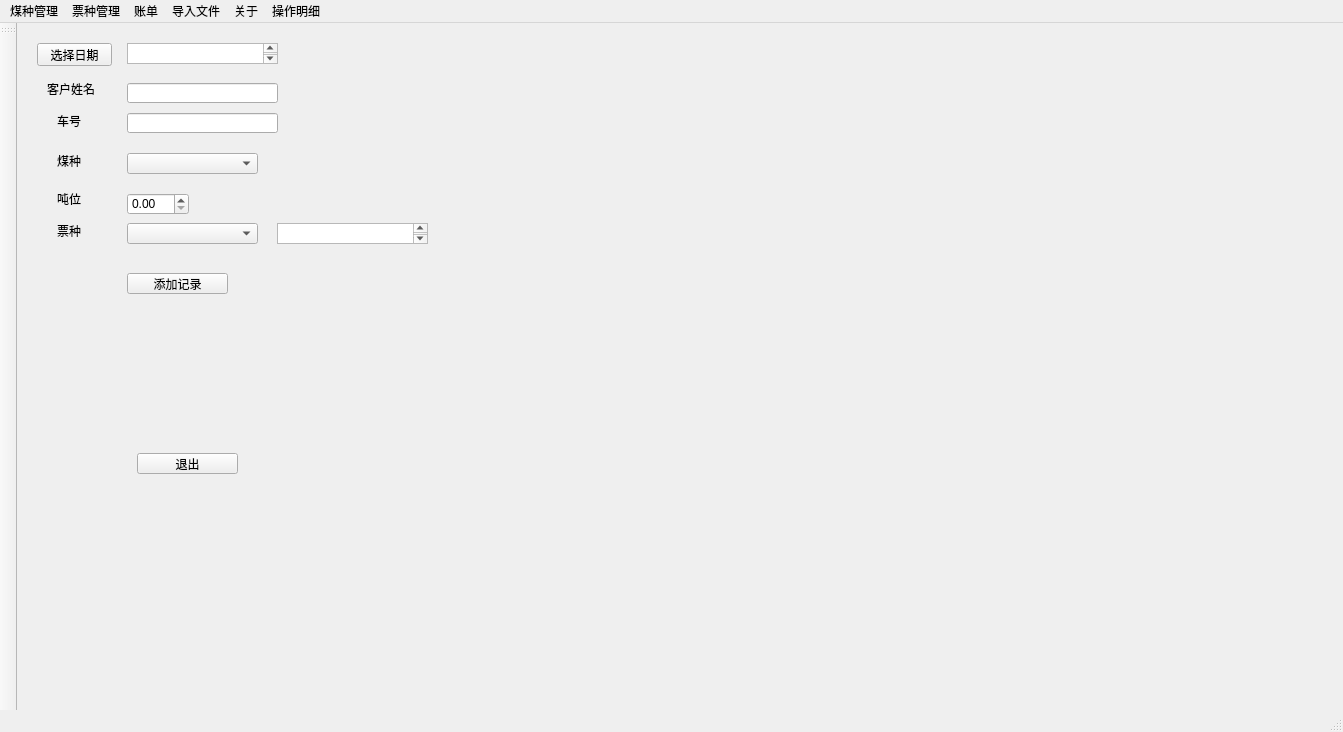
<?xml version="1.0" encoding="UTF-8"?>
<ui version="4.0">
 <class>MainWindow</class>
 <widget class="QMainWindow" name="MainWindow">
  <property name="geometry">
   <rect>
    <x>0</x>
    <y>0</y>
    <width>1343</width>
    <height>732</height>
   </rect>
  </property>
  <property name="windowTitle">
   <string>MainWindow</string>
  </property>
  <widget class="QWidget" name="centralwidget">
   <widget class="QPushButton" name="exit">
    <property name="geometry">
     <rect>
      <x>120</x>
      <y>430</y>
      <width>101</width>
      <height>21</height>
     </rect>
    </property>
    <property name="text">
     <string>退出</string>
    </property>
   </widget>
   <widget class="QComboBox" name="coal_sorts">
    <property name="geometry">
     <rect>
      <x>110</x>
      <y>130</y>
      <width>131</width>
      <height>21</height>
     </rect>
    </property>
    <property name="sizeAdjustPolicy">
     <enum>QComboBox::AdjustToMinimumContentsLength</enum>
    </property>
   </widget>
   <widget class="QLabel" name="label_coal">
    <property name="geometry">
     <rect>
      <x>40</x>
      <y>130</y>
      <width>59</width>
      <height>16</height>
     </rect>
    </property>
    <property name="text">
     <string>煤种</string>
    </property>
   </widget>
   <widget class="QPushButton" name="add_record_btn">
    <property name="geometry">
     <rect>
      <x>110</x>
      <y>250</y>
      <width>101</width>
      <height>21</height>
     </rect>
    </property>
    <property name="text">
     <string>添加记录</string>
    </property>
   </widget>
   <widget class="QLabel" name="weight_label">
    <property name="geometry">
     <rect>
      <x>40</x>
      <y>170</y>
      <width>54</width>
      <height>12</height>
     </rect>
    </property>
    <property name="text">
     <string>吨位</string>
    </property>
   </widget>
   <widget class="QComboBox" name="ticket_sorts">
    <property name="geometry">
     <rect>
      <x>110</x>
      <y>200</y>
      <width>131</width>
      <height>21</height>
     </rect>
    </property>
    <property name="sizeAdjustPolicy">
     <enum>QComboBox::AdjustToMinimumContentsLength</enum>
    </property>
   </widget>
   <widget class="QLabel" name="label_ticket">
    <property name="geometry">
     <rect>
      <x>40</x>
      <y>200</y>
      <width>59</width>
      <height>16</height>
     </rect>
    </property>
    <property name="text">
     <string>票种</string>
    </property>
   </widget>
   <widget class="QLabel" name="user_name_label">
    <property name="geometry">
     <rect>
      <x>30</x>
      <y>60</y>
      <width>54</width>
      <height>12</height>
     </rect>
    </property>
    <property name="text">
     <string>客户姓名</string>
    </property>
   </widget>
   <widget class="QLabel" name="car_id_label">
    <property name="geometry">
     <rect>
      <x>40</x>
      <y>90</y>
      <width>54</width>
      <height>16</height>
     </rect>
    </property>
    <property name="text">
     <string>车号</string>
    </property>
   </widget>
   <widget class="QPushButton" name="select_date_btn">
    <property name="geometry">
     <rect>
      <x>20</x>
      <y>20</y>
      <width>75</width>
      <height>23</height>
     </rect>
    </property>
    <property name="text">
     <string>选择日期</string>
    </property>
   </widget>
   <widget class="QPlainTextEdit" name="date_value_display">
    <property name="geometry">
     <rect>
      <x>110</x>
      <y>20</y>
      <width>151</width>
      <height>21</height>
     </rect>
    </property>
   </widget>
   <widget class="QLineEdit" name="usernmae_content">
    <property name="geometry">
     <rect>
      <x>110</x>
      <y>60</y>
      <width>151</width>
      <height>20</height>
     </rect>
    </property>
   </widget>
   <widget class="QLineEdit" name="car_id_content">
    <property name="geometry">
     <rect>
      <x>110</x>
      <y>90</y>
      <width>151</width>
      <height>20</height>
     </rect>
    </property>
   </widget>
   <widget class="QDoubleSpinBox" name="weight_value">
    <property name="geometry">
     <rect>
      <x>110</x>
      <y>170</y>
      <width>62</width>
      <height>22</height>
     </rect>
    </property>
   </widget>
   <widget class="QPlainTextEdit" name="ticket_price_display">
    <property name="geometry">
     <rect>
      <x>260</x>
      <y>200</y>
      <width>151</width>
      <height>21</height>
     </rect>
    </property>
   </widget>
  </widget>
  <widget class="QMenuBar" name="menubar">
   <property name="geometry">
    <rect>
     <x>0</x>
     <y>0</y>
     <width>1343</width>
     <height>23</height>
    </rect>
   </property>
   <widget class="QMenu" name="menu_acount">
    <property name="title">
     <string>账单</string>
    </property>
    <addaction name="compute_account"/>
    <addaction name="history_acount"/>
   </widget>
   <widget class="QMenu" name="coal">
    <property name="title">
     <string>煤种管理</string>
    </property>
    <widget class="QMenu" name="menu_5">
     <property name="title">
      <string>煤价管理</string>
     </property>
     <addaction name="coal_purchase_price_manag"/>
     <addaction name="coal_sell_price_management"/>
    </widget>
    <addaction name="menu_5"/>
    <addaction name="add_new_coal"/>
   </widget>
   <widget class="QMenu" name="ticket">
    <property name="title">
     <string>票种管理</string>
    </property>
    <widget class="QMenu" name="menu_2">
     <property name="title">
      <string>票价管理</string>
     </property>
     <addaction name="ticket_purchase_price_management"/>
     <addaction name="sell_price_management"/>
    </widget>
    <addaction name="menu_2"/>
    <addaction name="add_new_ticket"/>
    <addaction name="query_ticket_info"/>
   </widget>
   <widget class="QMenu" name="menu">
    <property name="title">
     <string>关于</string>
    </property>
   </widget>
   <widget class="QMenu" name="menu_3">
    <property name="title">
     <string>操作明细</string>
    </property>
   </widget>
   <widget class="QMenu" name="menu_4">
    <property name="title">
     <string>导入文件</string>
    </property>
   </widget>
   <addaction name="coal"/>
   <addaction name="ticket"/>
   <addaction name="menu_acount"/>
   <addaction name="menu_4"/>
   <addaction name="menu"/>
   <addaction name="menu_3"/>
  </widget>
  <widget class="QStatusBar" name="statusbar"/>
  <widget class="QToolBar" name="toolBar">
   <property name="windowTitle">
    <string>toolBar</string>
   </property>
   <attribute name="toolBarArea">
    <enum>LeftToolBarArea</enum>
   </attribute>
   <attribute name="toolBarBreak">
    <bool>false</bool>
   </attribute>
  </widget>
  <action name="add_new_ticket">
   <property name="checkable">
    <bool>true</bool>
   </property>
   <property name="text">
    <string>添加票种</string>
   </property>
   <property name="shortcut">
    <string>Ctrl+M</string>
   </property>
  </action>
  <action name="query_ticket_info">
   <property name="text">
    <string>查询票种</string>
   </property>
   <property name="shortcut">
    <string>Ctrl+Q</string>
   </property>
  </action>
  <action name="add_new_coal">
   <property name="text">
    <string>添加煤种</string>
   </property>
  </action>
  <action name="compute_account">
   <property name="text">
    <string>出账</string>
   </property>
  </action>
  <action name="history_acount">
   <property name="text">
    <string>历史账单</string>
   </property>
   <property name="toolTip">
    <string>支持按照煤种类查找</string>
   </property>
  </action>
  <action name="compute_by_ticket">
   <property name="text">
    <string>按票种计算</string>
   </property>
   <property name="toolTip">
    <string>支持按照票种类进行计算</string>
   </property>
  </action>
  <action name="ticket_purchase_price_management">
   <property name="text">
    <string>进价管理</string>
   </property>
  </action>
  <action name="sell_price_management">
   <property name="text">
    <string>售价管理</string>
   </property>
  </action>
  <action name="coal_purchase_price_manag">
   <property name="text">
    <string>进价管理</string>
   </property>
  </action>
  <action name="coal_sell_price_management">
   <property name="text">
    <string>售价管理</string>
   </property>
  </action>
 </widget>
 <resources/>
 <connections>
  <connection>
   <sender>coal_sorts</sender>
   <signal>currentIndexChanged(int)</signal>
   <receiver>MainWindow</receiver>
   <slot>onCoalSortSelected()</slot>
   <hints>
    <hint type="sourcelabel">
     <x>134</x>
     <y>173</y>
    </hint>
    <hint type="destinationlabel">
     <x>316</x>
     <y>344</y>
    </hint>
   </hints>
  </connection>
  <connection>
   <sender>exit</sender>
   <signal>clicked()</signal>
   <receiver>MainWindow</receiver>
   <slot>exit()</slot>
   <hints>
    <hint type="sourcelabel">
     <x>232</x>
     <y>473</y>
    </hint>
    <hint type="destinationlabel">
     <x>655</x>
     <y>370</y>
    </hint>
   </hints>
  </connection>
  <connection>
   <sender>add_record_btn</sender>
   <signal>clicked()</signal>
   <receiver>MainWindow</receiver>
   <slot>on_record_add()</slot>
   <hints>
    <hint type="sourcelabel">
     <x>222</x>
     <y>293</y>
    </hint>
    <hint type="destinationlabel">
     <x>651</x>
     <y>293</y>
    </hint>
   </hints>
  </connection>
  <connection>
   <sender>add_new_ticket</sender>
   <signal>triggered()</signal>
   <receiver>MainWindow</receiver>
   <slot>on_add_new_ticket()</slot>
   <hints>
    <hint type="sourcelabel">
     <x>-1</x>
     <y>-1</y>
    </hint>
    <hint type="destinationlabel">
     <x>155</x>
     <y>539</y>
    </hint>
   </hints>
  </connection>
  <connection>
   <sender>select_date_btn</sender>
   <signal>clicked()</signal>
   <receiver>MainWindow</receiver>
   <slot>on_date_selected()</slot>
   <hints>
    <hint type="sourcelabel">
     <x>80</x>
     <y>65</y>
    </hint>
    <hint type="destinationlabel">
     <x>142</x>
     <y>90</y>
    </hint>
   </hints>
  </connection>
  <connection>
   <sender>usernmae_content</sender>
   <signal>editingFinished()</signal>
   <receiver>MainWindow</receiver>
   <slot>on_name_input()</slot>
   <hints>
    <hint type="sourcelabel">
     <x>180</x>
     <y>102</y>
    </hint>
    <hint type="destinationlabel">
     <x>404</x>
     <y>84</y>
    </hint>
   </hints>
  </connection>
  <connection>
   <sender>car_id_content</sender>
   <signal>editingFinished()</signal>
   <receiver>MainWindow</receiver>
   <slot>on_input_car_id()</slot>
   <hints>
    <hint type="sourcelabel">
     <x>237</x>
     <y>132</y>
    </hint>
    <hint type="destinationlabel">
     <x>638</x>
     <y>210</y>
    </hint>
   </hints>
  </connection>
  <connection>
   <sender>weight_value</sender>
   <signal>editingFinished()</signal>
   <receiver>MainWindow</receiver>
   <slot>on_weight_value_input()</slot>
   <hints>
    <hint type="sourcelabel">
     <x>155</x>
     <y>214</y>
    </hint>
    <hint type="destinationlabel">
     <x>513</x>
     <y>358</y>
    </hint>
   </hints>
  </connection>
  <connection>
   <sender>ticket_sorts</sender>
   <signal>currentIndexChanged(int)</signal>
   <receiver>MainWindow</receiver>
   <slot>on_ticket_selected()</slot>
   <hints>
    <hint type="sourcelabel">
     <x>146</x>
     <y>243</y>
    </hint>
    <hint type="destinationlabel">
     <x>136</x>
     <y>354</y>
    </hint>
   </hints>
  </connection>
  <connection>
   <sender>add_new_coal</sender>
   <signal>triggered()</signal>
   <receiver>MainWindow</receiver>
   <slot>on_add_new_coal()</slot>
   <hints>
    <hint type="sourcelabel">
     <x>-1</x>
     <y>-1</y>
    </hint>
    <hint type="destinationlabel">
     <x>482</x>
     <y>365</y>
    </hint>
   </hints>
  </connection>
  <connection>
   <sender>compute_account</sender>
   <signal>triggered()</signal>
   <receiver>MainWindow</receiver>
   <slot>on_compute_account()</slot>
   <hints>
    <hint type="sourcelabel">
     <x>-1</x>
     <y>-1</y>
    </hint>
    <hint type="destinationlabel">
     <x>671</x>
     <y>365</y>
    </hint>
   </hints>
  </connection>
 </connections>
 <slots>
  <signal>signal1()</signal>
  <slot>onCoalSortSelected()</slot>
  <slot>exportTable()</slot>
  <slot>generateExcel()</slot>
  <slot>exit()</slot>
  <slot>beginDate()</slot>
  <slot>endDate()</slot>
  <slot>getPrice()</slot>
  <slot>on_record_add()</slot>
  <slot>on_input_car_id()</slot>
  <slot>invokeHelp()</slot>
  <slot>invokeEdit()</slot>
  <slot>on_add_new_ticket()</slot>
  <slot>on_date_selected()</slot>
  <slot>on_name_input()</slot>
  <slot>on_weight_value_input()</slot>
  <slot>on_ticket_selected()</slot>
  <slot>on_add_new_coal()</slot>
  <slot>on_compute_account()</slot>
 </slots>
</ui>
